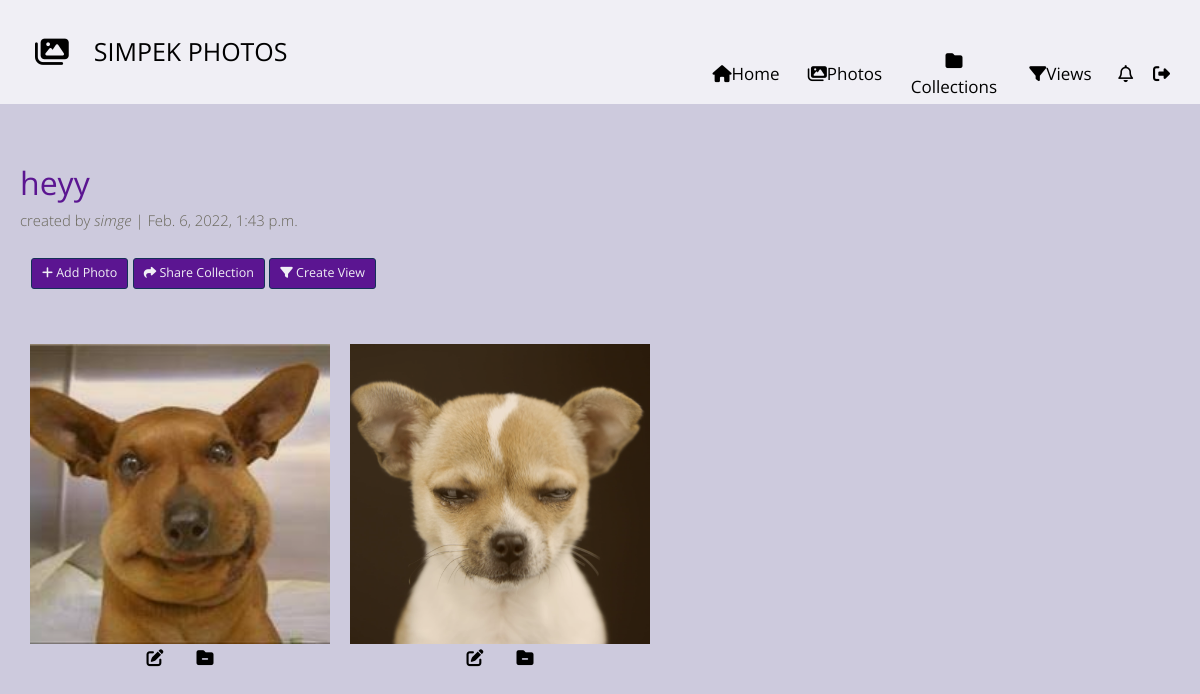
/shared-photo-library/collection/24 (signed in), run on an earlier commit of the app's database.
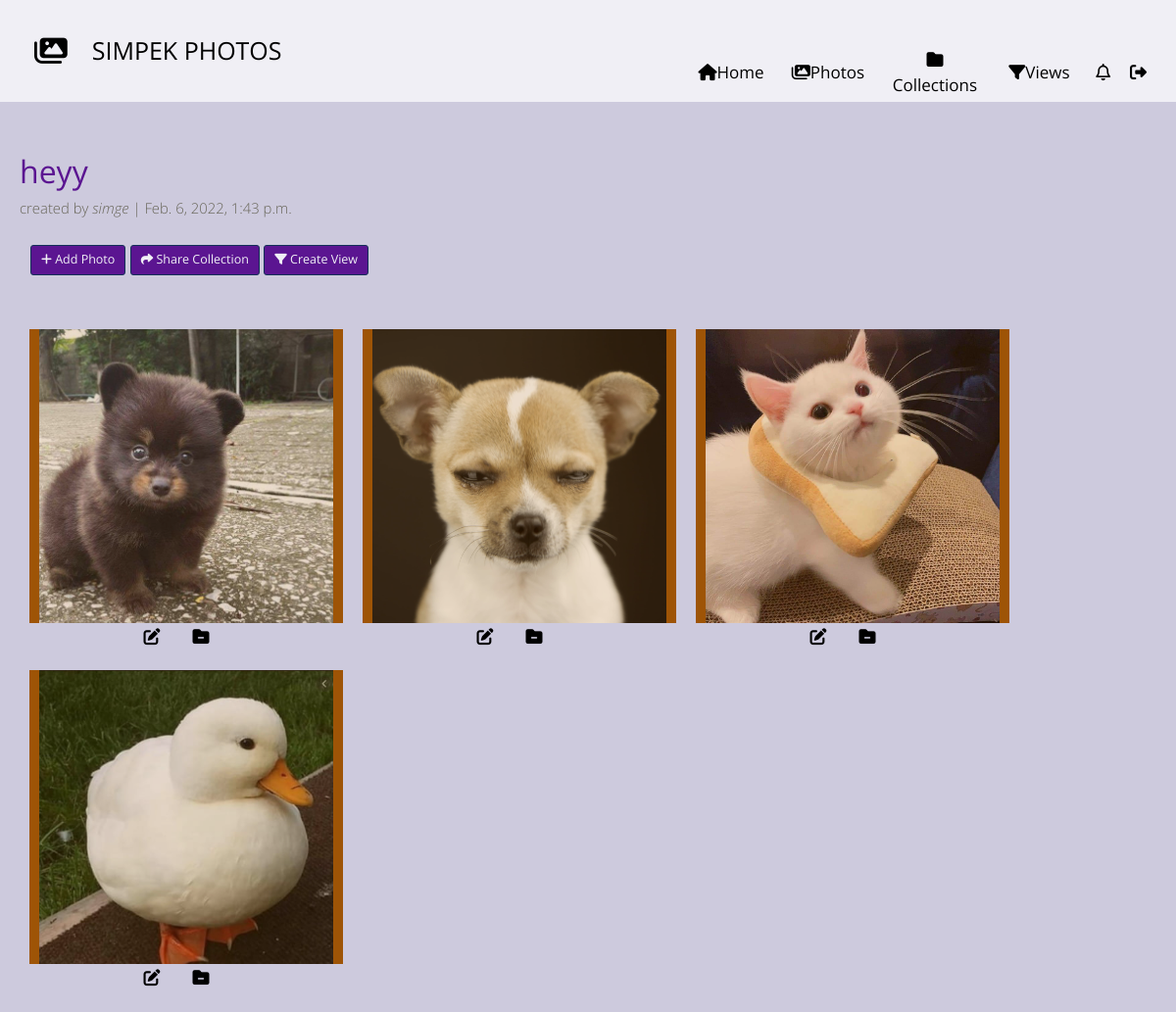
And on a later commit of the database.
### shared_photo_library/models.py (models this page shows, shortened)
class Photo(models.Model):
    photo = models.ImageField(blank=True)
    location = models.CharField(max_length=100, null=True)
    date = models.DateTimeField(null=True)
    tags = models.CharField(max_length=100, null=True)
    added_by = models.ForeignKey(User, on_delete=models.CASCADE)
    added_time = models.DateTimeField(default=timezone.now)

### shared_photo_library/views.py (the view, shortened to what this page needs)
# urls.py: path('collection/<int:id>', CollectionDetail.as_view(), name="collection_detail"),
class CollectionDetail(LoginRequiredMixin, View):
    def get(self, request, **kwargs):
        col_id = int(kwargs['id'])
        col = Collection.objects.get(id=col_id)
        photos = col.photos.all().order_by('-added_time')
        photos = photo_tags_as_list(photos)
        view_form = CreateView()
        filter_tags = col.get_filter_tags()
        users_all_photos = list(Photo.objects.filter(added_by=request.user).order_by('-added_time'))
        users_not_added_photos = list(Photo.objects.filter(added_by=request.user).exclude(col_photos=col).order_by('-added_time'))
        not_shared_users = [user.username for user in User.objects.all().exclude(shared_collections=col)]
        shared_users = {user.username: user for user in User.objects.filter(shared_collections=col)}
        return render(request, 'shared_photo_library/col_detail.html',
                      {'user': request.user, 'col': col, 'photos': photos, 'users_all_photos': users_all_photos,
                       'not_shared_users': not_shared_users, 'shared_users': shared_users, 'view_form': view_form,
                       'filter_tags': list(filter_tags), 'users_not_added_photos': users_not_added_photos})

### shared_photo_library/models.py (called while the page is built)
def photo_tags_as_list(photos):
    for ph in photos:
        ph.tags = ph.tags.split(',')
    return photos

    def get_filter_tags(self):
        photos = self.photos.all()
        photos = photo_tags_as_list(photos)
        filter_tags = set()
        for ph in photos:
            if ph.tags != ['']:
                filter_tags = filter_tags.union(set(ph.tags))
        return filter_tags

### shared_photo_library/templates/shared_photo_library/col_detail.html (shortened to what this page needs)
{% extends 'index.html' %}
{% load static %}
{% load crispy_forms_tags %}
{% block head %}
    <link rel="stylesheet" href="{% static 'css/my_profile.css' %}?v1.2">
{% endblock %}
{% block content %}
    <li class="selected">
        <div class="cd-full-width">
            <div class="container-fluid js-tm-page-content" data-page-no="1" data-page-type="gallery">
                <div class="tm-img-gallery-container">
                    <br> <br>
                    <div class="tm-img-gallery gallery-one">
                        <small style="font-size: 32px; color:#5b1591"><b>{{ col.collection_name }} </b></small> <br>
                        <small style="color: #686659">created by <i>{{ col.owner.username }}</i> | {{ col.created_date }} </small>
                        <br> <br>
                        <div class="tm-img-gallery-info-container">
                            <div >
                                <button style="color: #f0eff5;background-color: #5b1591;border-color: #143058;" type="button" class="btn btn-lg" data-bs-toggle="modal" data-bs-target="#addPhotoToCollection">
                                    <i class="fas fa-plus"></i> Add Photo
                                </button>
                                <button style="color: #f0eff5;background-color: #5b1591;border-color: #143058;" type="button" class="btn btn-lg" data-bs-toggle="modal" data-bs-target="#shareWithUser"><i class="fas fa-share"></i> Share Collection</button>
                                <button style="color: #f0eff5;background-color: #5b1591;border-color: #143058;" type="button" class="btn btn-lg" data-bs-toggle="modal" data-bs-target="#createView"><i class="fas fa-filter"></i> Create View</button>
                            </div>
                            <br>
                        </div>
                        <div id="photos-grid">
                            {% for photo in photos %}
                                <div class="grid-item">
                                    <figure class="effect-bubba">
                                        <img id="img-{{photo.id}}" class="img-fluid tm-img cover" src="{{ photo.photo.url }}" alt="Image"  style="height:300px; width:300px;">
                                        <figcaption>
                                    </figcaption>
                                    </figure>
                                    <div class="row text-md-center" style="width: 100px; margin-left: 100px" >
                                        <div class="col">
                                            <button  onclick="loadModal('{{ photo.id }}','{{ photo.location }}', '{{ photo.date }}', {{ photo.tags }});" type="button" style="border: none; display: inline-block; background: transparent" data-bs-toggle="modal" data-bs-target="#exampleModal">
                                            <i  class="fas fa-edit"></i>
                                            </button>
                                        </div>
                                        <div class="col">
                                            <button onclick="removePhoto({{ photo.id }},{{ col.id }}, this, {{ user.id }})" type="button" style="border: none; display: inline-block; background: transparent">
                                            <i class="fas fa-folder-minus"></i>
                                            </button>
                                        </div>
                                </div>
                                </div>
                            {% endfor %}
                        </div>
                    </div>
                </div>
            </div>
        </div>
    </li>
{% endblock %}

What changed in the data, as far as the page shows it:
no longer on this page (row unchanged): Photo: photo (picture)
now on this page (row unchanged): Photo: photo (picture)
now on this page (row edited): Photo: photo (picture)
now on this page (row unchanged): Photo: photo (picture)
